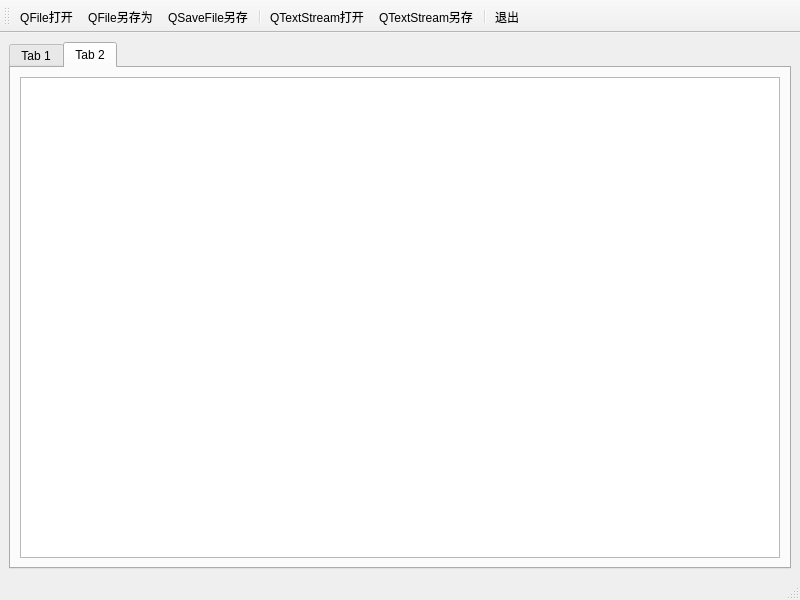
<?xml version="1.0" encoding="UTF-8"?>
<ui version="4.0">
 <class>MainWindow</class>
 <widget class="QMainWindow" name="MainWindow">
  <property name="geometry">
   <rect>
    <x>0</x>
    <y>0</y>
    <width>800</width>
    <height>600</height>
   </rect>
  </property>
  <property name="windowTitle">
   <string>MainWindow</string>
  </property>
  <widget class="QWidget" name="centralwidget">
   <layout class="QVBoxLayout" name="verticalLayout_3">
    <item>
     <widget class="QTabWidget" name="tabWidget">
      <property name="currentIndex">
       <number>1</number>
      </property>
      <widget class="QWidget" name="tab">
       <attribute name="title">
        <string>Tab 1</string>
       </attribute>
       <layout class="QVBoxLayout" name="verticalLayout">
        <item>
         <widget class="QPlainTextEdit" name="plainTextEdit"/>
        </item>
       </layout>
      </widget>
      <widget class="QWidget" name="tab_2">
       <attribute name="title">
        <string>Tab 2</string>
       </attribute>
       <layout class="QVBoxLayout" name="verticalLayout_2">
        <item>
         <widget class="QPlainTextEdit" name="plainTextEdit_2"/>
        </item>
       </layout>
      </widget>
     </widget>
    </item>
   </layout>
  </widget>
  <widget class="QMenuBar" name="menubar">
   <property name="geometry">
    <rect>
     <x>0</x>
     <y>0</y>
     <width>800</width>
     <height>21</height>
    </rect>
   </property>
  </widget>
  <widget class="QStatusBar" name="statusbar"/>
  <widget class="QToolBar" name="toolBar">
   <property name="windowTitle">
    <string>toolBar</string>
   </property>
   <attribute name="toolBarArea">
    <enum>TopToolBarArea</enum>
   </attribute>
   <attribute name="toolBarBreak">
    <bool>false</bool>
   </attribute>
   <addaction name="action_OpenFile"/>
   <addaction name="action_SaveFile"/>
   <addaction name="action_SaveSaveFile"/>
   <addaction name="separator"/>
   <addaction name="action_OpenQTextStream"/>
   <addaction name="action_SaveQTextStream"/>
   <addaction name="separator"/>
   <addaction name="action_Close"/>
  </widget>
  <action name="action_OpenFile">
   <property name="text">
    <string>QFile打开</string>
   </property>
   <property name="toolTip">
    <string>打开文件</string>
   </property>
  </action>
  <action name="action_SaveFile">
   <property name="text">
    <string>QFile另存为</string>
   </property>
   <property name="toolTip">
    <string>文件另存为</string>
   </property>
  </action>
  <action name="action_SaveSaveFile">
   <property name="text">
    <string>QSaveFile另存</string>
   </property>
   <property name="toolTip">
    <string>Save另存为</string>
   </property>
  </action>
  <action name="action_OpenQTextStream">
   <property name="text">
    <string>QTextStream打开</string>
   </property>
   <property name="toolTip">
    <string>Steam模式打开文件</string>
   </property>
  </action>
  <action name="action_SaveQTextStream">
   <property name="text">
    <string>QTextStream另存</string>
   </property>
   <property name="toolTip">
    <string>Stream模式文件另存为</string>
   </property>
  </action>
  <action name="action_Close">
   <property name="text">
    <string>退出</string>
   </property>
   <property name="toolTip">
    <string>退出</string>
   </property>
  </action>
 </widget>
 <resources/>
 <connections>
  <connection>
   <sender>action_Close</sender>
   <signal>triggered()</signal>
   <receiver>MainWindow</receiver>
   <slot>close()</slot>
   <hints>
    <hint type="sourcelabel">
     <x>-1</x>
     <y>-1</y>
    </hint>
    <hint type="destinationlabel">
     <x>399</x>
     <y>299</y>
    </hint>
   </hints>
  </connection>
 </connections>
</ui>
